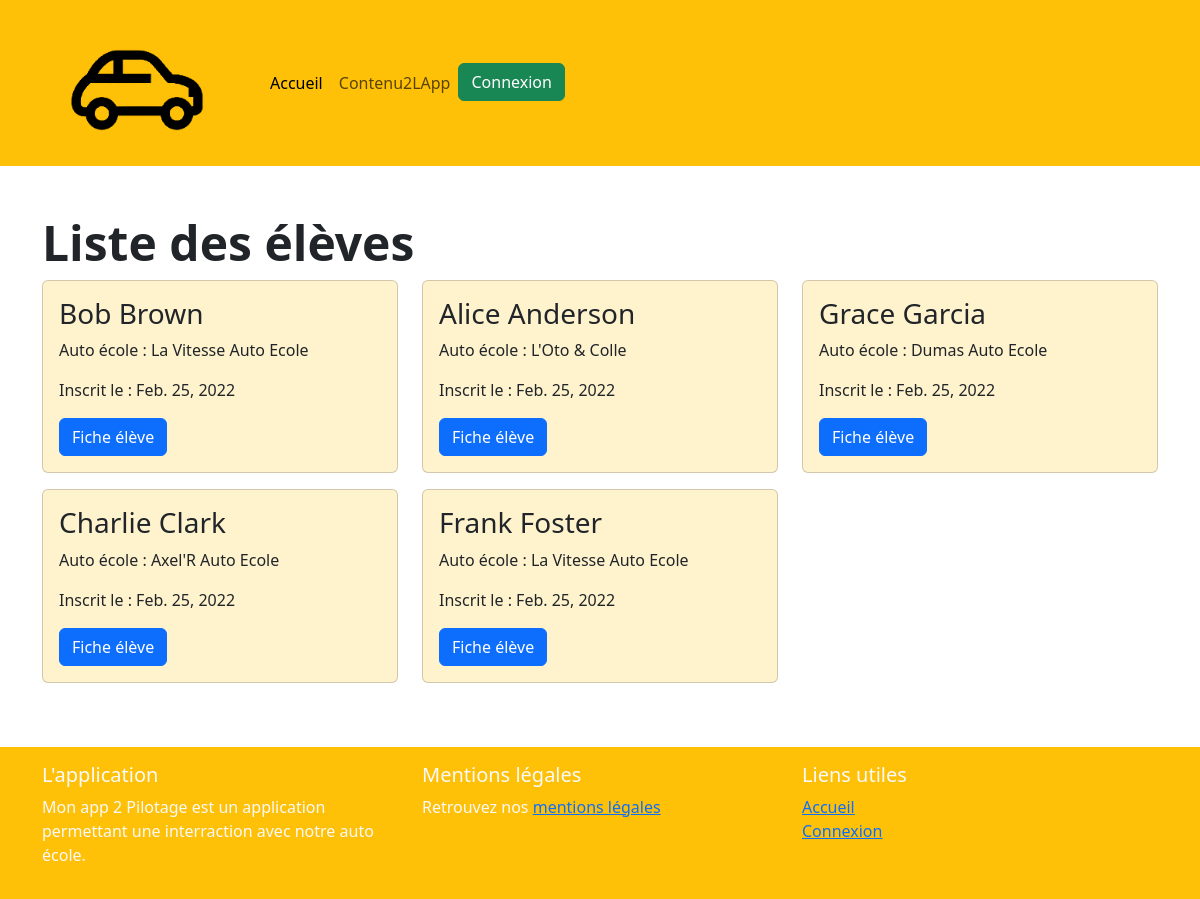
The page /eleves/ on the database its author committed.
### monApp2Pilotage/models.py (models this page shows, shortened)
class Inscription(models.Model):
    ecole = models.ForeignKey(Ecoles, on_delete=models.CASCADE)
    eleve = models.ForeignKey(Eleves, on_delete=models.CASCADE, related_name='inscriptions_eleve')
    date_inscription = models.DateField()

class Eleves(models.Model):
    GENDER_CHOICES = [
        ('H', 'Homme'),
        ('F', 'Femme'),
        ('N/A', 'Non-genré'),
    ]
    firstname = models.CharField(max_length=20)
    name = models.CharField(max_length=20)
    dob = models.DateField()
    gender = models.CharField(max_length=3, choices=GENDER_CHOICES)
    date_register = models.DateField()
    ecoles = models.ManyToManyField(Ecoles, through='Inscription', related_name='eleves')

class Ecoles(models.Model):
    name = models.CharField(max_length=50)
    description = models.CharField(max_length=150)
    since = models.PositiveIntegerField()
    students = models.IntegerField(default=0)
    image = models.ImageField(upload_to='ecoles/', default='auto-ecole1.png')

### monApp2Pilotage/views.py (the view)
# urls.py: path('eleves/', eleves_view, name="eleves"),
def eleves_view(request):
    inscriptions = Inscription.objects.all()
    context = {'inscriptions': inscriptions}
    return render(request, 'monApp2Pilotage/liste_eleves.html', context)

### monApp2Pilotage/templates/monApp2Pilotage/liste_eleves.html
{% extends "../base.html" %}
{% load static %}
{% block content %}
<section id="home-header">
    <div class="row">
        <div class="col-md-9">
            <h1 class="display-5 fw-bold">Liste des élèves</h1>
        </div>
        {% for inscription in inscriptions %}
        <div class="col-md-4 mb-3">
            <div class="card bg-warning-subtle">
                <div class="card-body">
                    <h3 class="card-title">{{ inscription.eleve.firstname }} {{ inscription.eleve.name }}</h3>
                    <p class="card-text">Auto école : {{ inscription.ecole.name }}</p>
                    <p class="card-text">Inscrit le : {{ inscription.date_inscription }}</p>
                    <a href="{% url 'eleve_view' inscription.eleve.id %}" class="btn btn-primary">Fiche élève</a>
                </div>
            </div>
        </div>
        {% endfor %}
    </div>
</section>
{% endblock %}

### rows shown on the page
Inscription: eleve.firstname "Bob", eleve.name "Brown", ecole.name "La Vitesse Auto Ecole", date_inscription "Feb. 25, 2022"
Inscription: eleve.firstname "Alice", eleve.name "Anderson", ecole.name "L'Oto & Colle", date_inscription "Feb. 25, 2022"
Inscription: eleve.firstname "Grace", eleve.name "Garcia", ecole.name "Dumas Auto Ecole", date_inscription "Feb. 25, 2022"
Inscription: eleve.firstname "Charlie", eleve.name "Clark", ecole.name "Axel'R Auto Ecole", date_inscription "Feb. 25, 2022"
Inscription: eleve.firstname "Frank", eleve.name "Foster", ecole.name "La Vitesse Auto Ecole", date_inscription "Feb. 25, 2022"
